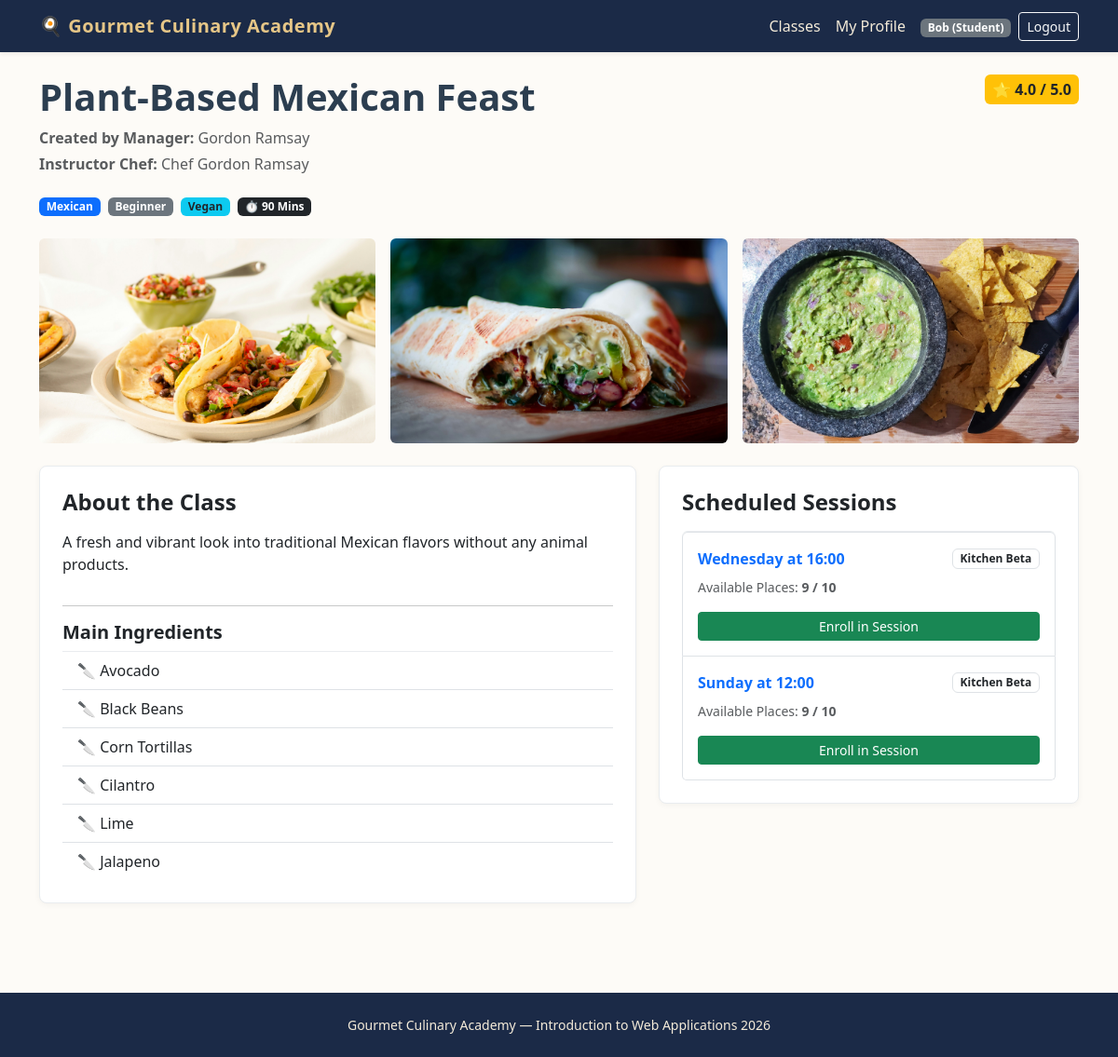
Screenshot of /class/3 (signed in) with the database file from the repository.
### tables this page shows
CREATE TABLE users (
    id INTEGER PRIMARY KEY AUTOINCREMENT,
    email TEXT UNIQUE NOT NULL,
    first_name TEXT NOT NULL,
    last_name TEXT NOT NULL,
    password TEXT NOT NULL,
    role TEXT NOT NULL CHECK(role IN ('Manager', 'Student'))
);

CREATE TABLE cooking_classes (
    id INTEGER PRIMARY KEY AUTOINCREMENT,
    manager_id INTEGER NOT NULL,
    title TEXT NOT NULL UNIQUE,
    cuisine TEXT NOT NULL,
    difficulty TEXT NOT NULL CHECK(difficulty IN ('Beginner', 'Intermediate', 'Advanced')),
    duration INTEGER NOT NULL,
    dietary_category TEXT NOT NULL CHECK(dietary_category IN ('Standard', 'Vegetarian', 'Vegan', 'Gluten-free')),
    chef_name TEXT NOT NULL,
    ingredients TEXT NOT NULL, -- Virgülle ayrılmış en az 4 malzeme
    description TEXT NOT NULL,
    photo_1 TEXT NOT NULL,
    photo_2 TEXT NOT NULL,
    photo_3 TEXT NOT NULL,
    FOREIGN KEY (manager_id) REFERENCES users(id) ON DELETE CASCADE
);

CREATE TABLE class_sessions (
    id INTEGER PRIMARY KEY AUTOINCREMENT,
    class_id INTEGER NOT NULL,
    day_of_week TEXT NOT NULL CHECK(day_of_week IN ('Monday', 'Tuesday', 'Wednesday', 'Thursday', 'Friday', 'Saturday', 'Sunday')),
    start_time TEXT NOT NULL, -- HH:MM formatında
    kitchen_name TEXT NOT NULL,
    max_capacity INTEGER NOT NULL DEFAULT 10,
    FOREIGN KEY (class_id) REFERENCES cooking_classes(id) ON DELETE CASCADE
);

### routes/home_routes.py (the view)
@home_bp.route("/class/<int:class_id>")
def class_detail(class_id):
    class_data, sessions = get_class_by_id(class_id)
    if not class_data:
        return render_template("404.html"), 404
    return render_template("class_detail.html", class_data=class_data, sessions=sessions)

### app.py (called while the page is built)
@app.after_request
def add_header(response):
    response.headers["Cache-Control"] = (
        "no-store, no-cache, must-revalidate, post-check=0, pre-check=0, max-age=0"
    )
    response.headers["Pragma"] = "no-cache"
    response.headers["Expires"] = "-1"
    return response

@login_manager.user_loader
def load_user(user_id):
    row = get_user_by_id(user_id)
    if row:
        return User(
            user_id=row["id"],
            email=row["email"],
            first_name=row["first_name"],
            last_name=row["last_name"],
            role=row["role"]
        )
    return None

### dao/user_dao.py (called while the page is built)
def get_user_by_id(user_id):
    conn = get_db()
    cursor = conn.cursor()
    cursor.execute("SELECT * FROM users WHERE id = ?", (user_id,))
    user = cursor.fetchone()
    close_db(conn)
    return user

### database/database.py (called while the page is built)
def get_db():
    conn = sqlite3.connect(DATABASE, timeout=10.0)
    conn.row_factory = sqlite3.Row
    conn.execute("PRAGMA foreign_keys = ON")
    return conn

### utils.py (called while the page is built)
def get_current_simulated_datetime():
    now = datetime.now()
    try:
        simulated_day_str = getattr(config, "SIMULATED_DAY", "Monday")
        simulated_time_str = getattr(config, "SIMULATED_TIME", "09:00")
    except RuntimeError:
        return now
    try:
        sim_hour, sim_minute = map(int, simulated_time_str.split(":"))
    except (ValueError, AttributeError):
        sim_hour, sim_minute = 9, 0
    target_day_idx = DAYS_ORDER.get(simulated_day_str, now.isoweekday())
    current_day_idx = now.isoweekday()
    day_diff = target_day_idx - current_day_idx
    simulated_date = now.date() + timedelta(days=day_diff)
    return datetime.combine(simulated_date, datetime.min.time()).replace(
        hour=sim_hour, minute=sim_minute, second=0, microsecond=0
    )

def is_session_past(session_day, session_start_time):
    if not session_day or not session_start_time:
        return False
    sim_now = get_current_simulated_datetime()
    sim_day_idx = sim_now.isoweekday()  # 1 (Pazartesi) - 7 (Pazar)
    target_day_idx = DAYS_ORDER.get(session_day, 1)
    time_parts = str(session_start_time).strip().split(":")
    session_hour = int(time_parts[0])
    session_minute = int(time_parts[1])
    if sim_day_idx > target_day_idx:
        return True
    if sim_day_idx < target_day_idx:
        return False
    sim_total_minutes = sim_now.hour * 60 + sim_now.minute
    session_total_minutes = session_hour * 60 + session_minute
    return sim_total_minutes >= session_total_minutes

### templates/class_detail.html (shortened to what this page needs)
{% extends "base.html" %}
{% block content %}
<article class="mb-5">
    <header class="mb-4">
        <div class="d-flex justify-content-between align-items-start flex-wrap gap-2">
            <div>
                <h1 class="display-6 fw-bold mb-2">{{ class_data.title }}</h1>
                <p class="text-muted mb-1">
                     <strong>Created by Manager:</strong> {{ class_data.manager_name }}
                </p>
                <p class="text-muted">
                     <strong>Instructor Chef:</strong> {{ class_data.chef_name }}
                </p>
            </div>
            <div class="text-end">
                {% if class_data.total_ratings and class_data.total_ratings > 0 %}
                    <span class="badge bg-warning text-dark fs-6 p-2">⭐ {{ "%.1f"|format(class_data.avg_rating) }} / 5.0</span>
                {% else %}
                    <span class="badge bg-light text-muted border fs-6 p-2">No ratings yet</span>
                {% endif %}
            </div>
        </div>
        <div class="d-flex gap-2 flex-wrap mt-2">
            <span class="badge bg-primary">{{ class_data.cuisine }}</span>
            <span class="badge bg-secondary">{{ class_data.difficulty }}</span>
            <span class="badge bg-info text-dark">{{ class_data.dietary_category }}</span>
            <span class="badge bg-dark">⏱️ {{ class_data.duration }} Mins</span>
        </div>
    </header>
    <section class="row g-3 mb-4">
        <div class="col-md-4">
            <img src="{{ class_data.photo_1 }}" class="img-fluid w-100 gallery-img rounded" alt="Promotional Photo 1">
        </div>
        <div class="col-md-4">
            <img src="{{ class_data.photo_2 }}" class="img-fluid w-100 gallery-img rounded" alt="Promotional Photo 2">
        </div>
        <div class="col-md-4">
            <img src="{{ class_data.photo_3 }}" class="img-fluid w-100 gallery-img rounded" alt="Promotional Photo 3">
        </div>
    </section>
    <div class="row g-4">
        <section class="col-lg-7">
            <div class="card card-culinary p-4 mb-4">
                <h2 class="h4 fw-bold mb-3">About the Class</h2>
                <p class="card-text">{{ class_data.description }}</p>
                <hr>
                <h3 class="h5 fw-bold mb-2">Main Ingredients</h3>
                <ul class="list-group list-group-flush">
                    {% for ingredient in class_data.ingredients.split(',') %}
                        <li class="list-group-item bg-transparent">🔪 {{ ingredient.strip() }}</li>
                    {% endfor %}
                </ul>
            </div>
        </section>
        <section class="col-lg-5">
            <div class="card card-culinary p-4">
                <h2 class="h4 fw-bold mb-3">Scheduled Sessions</h2>
                {% if sessions %}
                    <div class="list-group">
                        {% for s in sessions %}
                            <div class="list-group-item d-flex flex-column gap-2 py-3">
                                <div class="d-flex justify-content-between align-items-center">
                                    <strong class="text-primary">{{ s.day_of_week }} at {{ s.start_time[:5] }}</strong>
                                    <span class="badge bg-outline-dark text-dark border">{{ s.kitchen_name }}</span>
                                </div>
                                <div class="d-flex justify-content-between align-items-center small text-muted">
                                    <span>Available Places: <strong>{{ s.available_slots }} / {{ s.max_capacity }}</strong></span>
                                </div>
                                {% if current_user.is_authenticated %}
                                    {% if current_user.role == 'Student' %}
                                        <form method="post" action="{{ url_for('student.enroll', session_id=s.id) }}" class="mt-2">
                                            {% if s.available_slots > 0 %}
                                                <button type="submit" class="btn btn-sm btn-success w-100">Enroll in Session</button>
                                            {% else %}
                                                <button type="submit" class="btn btn-sm btn-warning w-100">Join Waiting List</button>
                                            {% endif %}
                                        </form>
                                    {% endif %}
                                {% else %}
                                    <a href="{{ url_for('auth.login') }}" class="btn btn-sm btn-outline-secondary w-100 mt-2">Login to Enroll</a>
                                {% endif %}
                            </div>
                        {% endfor %}
                    </div>
                {% else %}
                    <p class="text-muted mb-0">No active sessions for this class yet.</p>
                {% endif %}
            </div>
        </section>
    </div>
</article>
{% endblock %}

### templates/base.html (shortened to what this page needs)
<!DOCTYPE html>
<html lang="en">
<head>
    <link href="https://cdn.jsdelivr.net/npm/bootstrap@5.3.3/dist/css/bootstrap.min.css" rel="stylesheet">
    <link rel="stylesheet" href="{{ url_for('static', filename='css/style.css') }}">
</head>
<body>
    <header>
        <nav class="navbar navbar-expand-lg navbar-dark bg-culinary shadow-sm">
            <div class="container">
                <a class="navbar-brand" href="{{ url_for('home.index') }}">🍳 Gourmet Culinary Academy</a>
                <section class="collapse navbar-collapse" id="mainNav">
                    <ul class="navbar-nav ms-auto align-items-center">
                        <li class="nav-item">
                            <a class="nav-link" href="{{ url_for('home.index') }}">Classes</a>
                        </li>
                        {% if current_user.is_authenticated %}
                            {% if current_user.role == 'Manager' %}
                                <li class="nav-item">
                                    <a class="nav-link" href="{{ url_for('manager.dashboard') }}">Dashboard</a>
                                </li>
                                <li class="nav-item">
                                    <a class="nav-link" href="{{ url_for('manager.create_class') }}">New Class</a>
                                </li>
                            {% else %}
                                <li class="nav-item">
                                    <a class="nav-link" href="{{ url_for('student.profile') }}">My Profile</a>
                                </li>
                            {% endif %}
                            <li class="nav-item ms-lg-2">
                                <span class="badge bg-secondary">{{ current_user.first_name }} ({{ current_user.role }})</span>
                            </li>
                            <li class="nav-item ms-lg-2">
                                <a class="btn btn-sm btn-outline-light" href="{{ url_for('auth.logout') }}">Logout</a>
                            </li>
                        {% endif %}
                    </ul>
                </section>
            </div>
        </nav>
    </header>
    <main class="container py-4">
        {% block content %}{% endblock %}
    </main>
    <footer class="site-footer text-center py-4 mt-auto">
        <div class="container">
            <p class="mb-0 small">Gourmet Culinary Academy — Introduction to Web Applications 2026</p>
        </div>
    </footer>
</body>
</html>

### static/css/style.css (style rules this page uses)
body { background-color: #fdfbf7; color: #2c3e50; font-family: "Segoe UI", Tahoma, Geneva, Verdana, sans-serif; min-height: 100vh; display: flex; flex-direction: column; }
main { flex: 1; }
.bg-culinary { background-color: #1b2a47; }
.navbar-dark .navbar-brand { color: #e6c687; font-weight: 700; letter-spacing: 0.5px; }
.navbar-dark .nav-link { color: #f4ebd9; }
.card-culinary { border: 1px solid #e9ecef; border-radius: 8px; transition: transform 0.15s ease, box-shadow 0.15s ease; box-shadow: 0 2px 6px rgba(0,0,0,0.04); }
.gallery-img { height: 220px; object-fit: cover; border-radius: 6px; }
.site-footer { background-color: #1b2a47; color: #f4ebd9; }

### rows the page displays
users: first_name "Bob", role "Student"
cooking_classes: title "Plant-Based Mexican Feast", chef_name "Chef Gordon Ramsay", cuisine "Mexican", difficulty "Beginner", dietary_category "Vegan", duration "90", photo_1 (picture), photo_2 (picture), photo_3 (picture), description "A fresh and vibrant look into traditional Mexican flavors without any animal products."
class_sessions: day_of_week "Wednesday", start_time "16:00", kitchen_name "Kitchen Beta", available_slots "9", max_capacity "10"
class_sessions: day_of_week "Sunday", start_time "12:00", kitchen_name "Kitchen Beta", available_slots "9", max_capacity "10"

### other values shown
{{ class_data.manager_name }} "Gordon Ramsay"
{{ "%.1f"|format(class_data.avg_rating) }} "4.0"
{{ ingredient.strip() }} "Avocado" "Black Beans" "Corn Tortillas" "Cilantro" "Lime" "Jalapeno"
